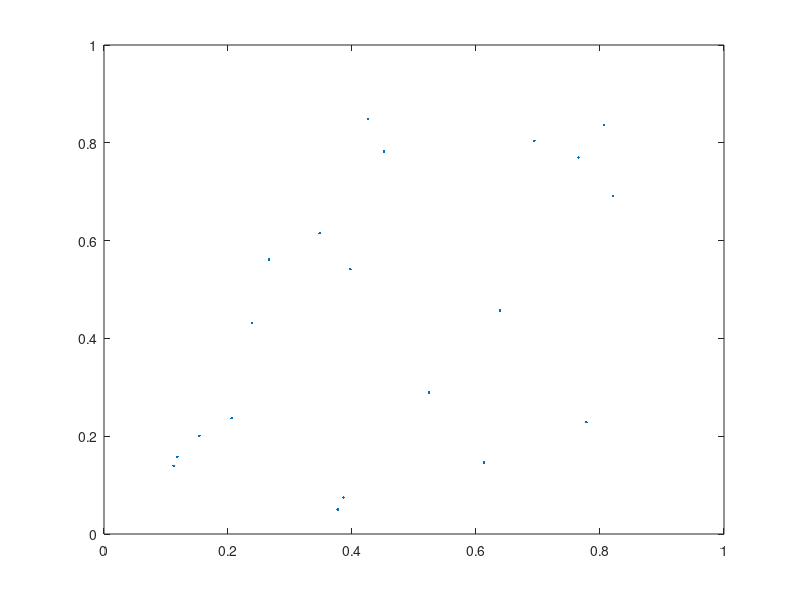

MATLAB code for this plot: (Note: this script raises an error after producing the figure.)
%in barnamei baraye POLYGONAL APPROXIMATION ast,BARAYE
%EJRAYE BARNAME HAME BARNAME RA ENTEKHAB KARDE(Ctrl+A & Ctrl+C)VA DAR Command
%Window MATLAB PASTE KONID. 
clc;
clear all;
close all;
M = gallery('uniformdata',20,1,1);
N = gallery('uniformdata',20,1,10);
plot(M,N,'.')
xlim([0 1])
ylim([0 1])
c = boundary(M,N);
hold on;
plot(M(c),N(c));
threshold=0.1;
j = boundary(M,N,threshold);
hold on;
plot(M(j),N(j));title('tasvire khoruji polygonal approximation');